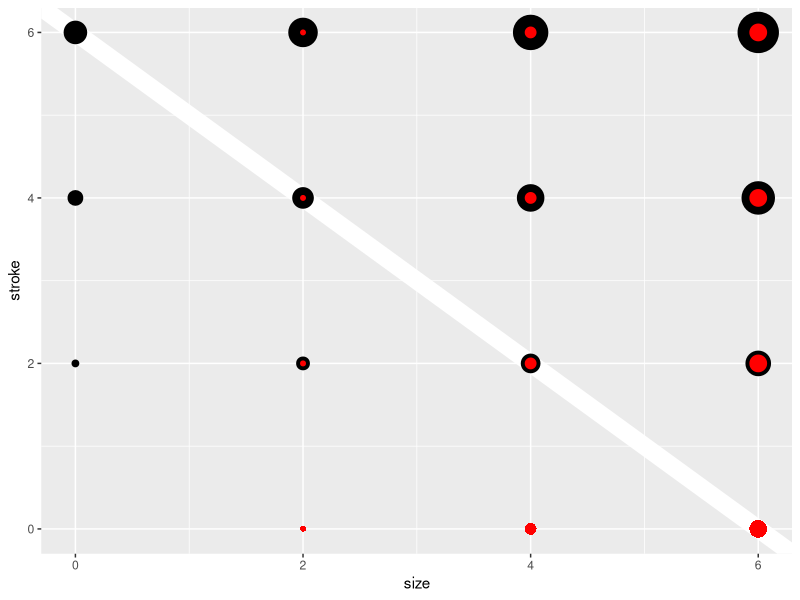

Source code (R):
# r2py crawler metadata
# package: ggplot2
# source_type: vignette
# topic: ggplot2-specs_s9
# source_file: C:\Users\bened\AppData\Local\R\win-library\4.5\ggplot2\doc\ggplot2-specs.R
# lines: 11

suppressPackageStartupMessages(library(ggplot2))
#| fig.alt: "A plot showing a 4-by-4 grid of red points, the top 12 points with
#|  black outlines. The size of the points increases horizontally. The stroke of
#|  the outlines of the points increases vertically. A white diagonal line with
#|  a negative slope marks that the 'stroke' versus 'size' trade-off has
#|  similar total sizes."
sizes <- expand.grid(size = (0:3) * 2, stroke = (0:3) * 2)
ggplot(sizes, aes(size, stroke, size = size, stroke = stroke)) +
  geom_abline(slope = -1, intercept = 6, colour = "white", linewidth = 6) +
  geom_point(shape = 21, fill = "red") +
  scale_size_identity()
